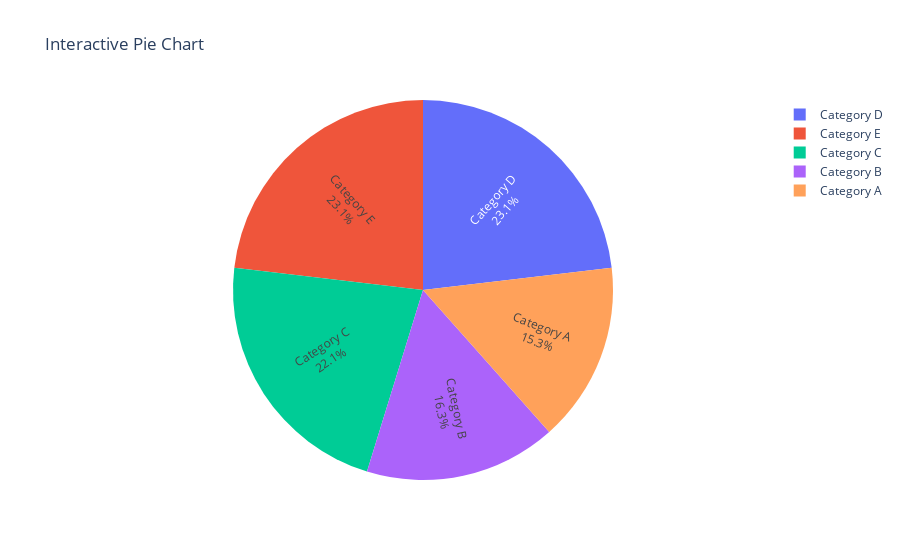

The code cell stored with this chart in its notebook:
### Markdown cell above
21. Using Plotly, create an interactive pie chart of randomly generated data, add labels and percentages, set the title as 'Interactive Pie Chart'

### Code cell
import plotly.express as px
import numpy as np
import pandas as pd

# Generate random data
np.random.seed(0)
categories = ['Category A', 'Category B', 'Category C', 'Category D', 'Category E']
values = np.random.randint(1, 100, size=len(categories))

# Create a DataFrame
df = pd.DataFrame({'categories': categories, 'values': values})

# Create a pie chart
fig = px.pie(df, values='values', names='categories', title='Interactive Pie Chart')

# Add labels and percentages
fig.update_traces(textinfo='label+percent', insidetextorientation='radial')

# Show the plot
fig.show()

### Figure 1 — Plotly figure (JSON) as saved in the notebook; plotly's stock layout.template omitted (floating-point values rounded to 4 significant figures)
{"data": [{"domain": {"x": [0, 1], "y": [0, 1]}, "hovertemplate": "categories=%{label}<br>value=%{value}<extra></extra>", "insidetextorientation": "radial", "labels": ["Category A", "Category B", "Category C", "Category D", "Category E"], "legendgroup": "", "name": "", "showlegend": true, "textinfo": "label+percent", "type": "pie", "values": [45, 48, 65, 68, 68]}], "layout": {"legend": {"tracegroupgap": 0}, "title": {"text": "Interactive Pie Chart"}}}
